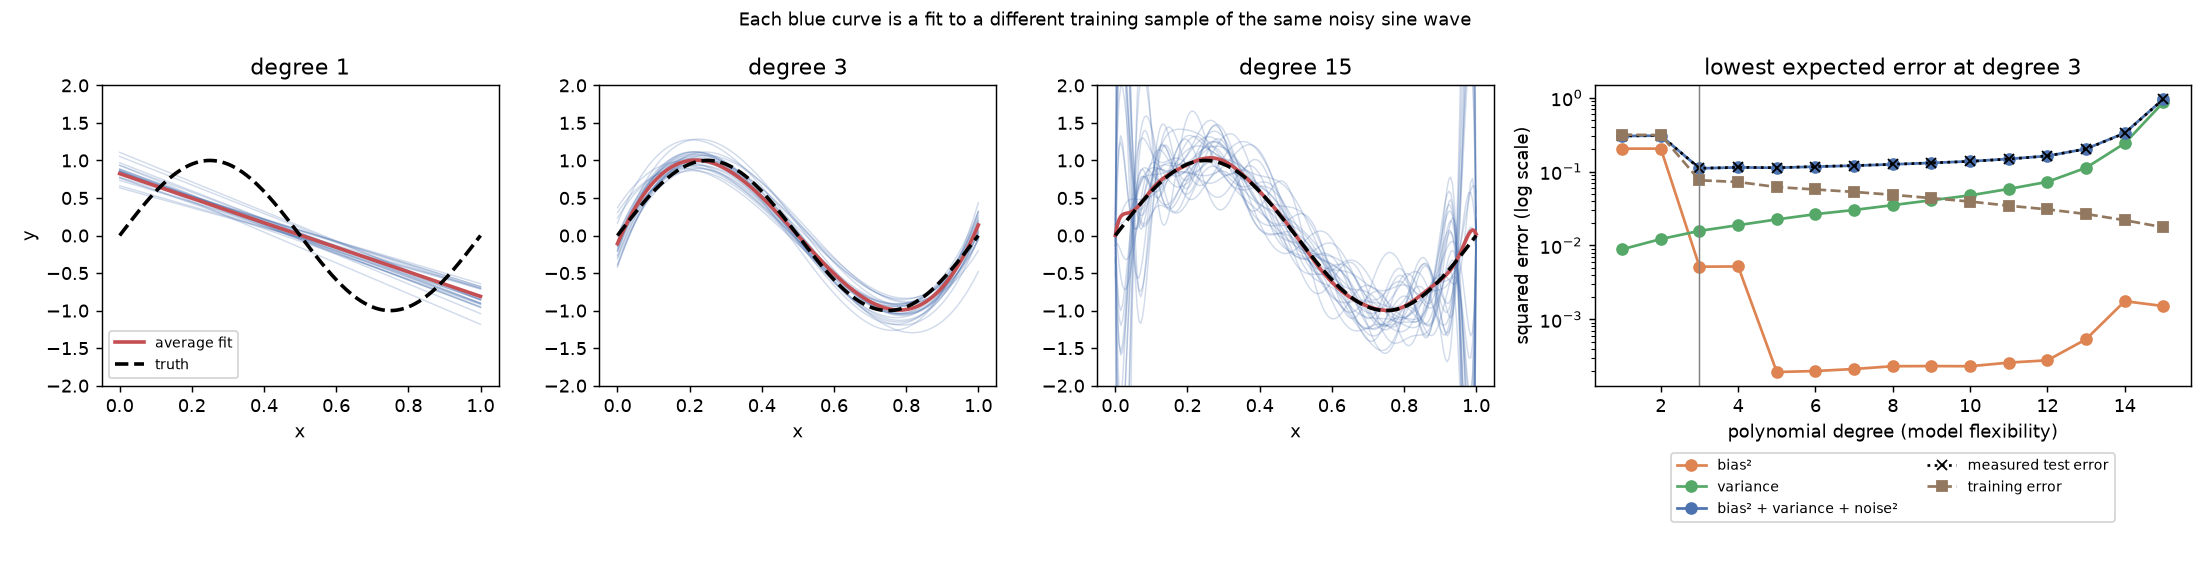

Generate this figure with Python:
"""Bias-variance trade-off measured, not just drawn.

Many independent training sets are drawn from the same noisy curve (same x values, fresh noise each time), a polynomial of each degree is
fitted to every one, and the predictions are compared with the true curve. That gives the three terms
of expected squared error directly:

    expected test error = bias^2 + variance + noise^2

* bias^2   how far the *average* fitted curve is from the truth (a model too simple to bend enough)
* variance how much the fitted curve changes from one training set to the next (a model too flexible)
* noise^2  the part no model can remove
"""

from dataclasses import dataclass

import matplotlib

matplotlib.use("Agg")
import matplotlib.pyplot as plt
import numpy as np

NOISE = 0.3


def truth(x: np.ndarray) -> np.ndarray:
    return np.sin(2 * np.pi * x)


@dataclass
class Result:
    degrees: list[int]
    bias2: np.ndarray
    variance: np.ndarray
    noise2: float
    train_mse: np.ndarray
    test_mse: np.ndarray  # measured against fresh noisy targets, independent of the decomposition
    grid: np.ndarray
    predictions: dict[int, np.ndarray]  # degree -> (n_datasets, n_grid) fitted curves

    @property
    def expected_error(self) -> np.ndarray:
        return self.bias2 + self.variance + self.noise2


def simulate(
    degrees: list[int] | None = None,
    n_train: int = 20,
    n_datasets: int = 300,
    noise: float = NOISE,
    seed: int = 0,
) -> Result:
    degrees = degrees or list(range(1, 16))
    rng = np.random.default_rng(seed)
    grid = np.linspace(0, 1, 200)
    x = np.linspace(0, 1, n_train)  # fixed design: only the noise changes between datasets, and no fit has to extrapolate
    preds = {d: np.empty((n_datasets, grid.size)) for d in degrees}
    train_err = {d: np.empty(n_datasets) for d in degrees}
    test_err = {d: np.empty(n_datasets) for d in degrees}
    for i in range(n_datasets):
        y = truth(x) + rng.normal(0, noise, n_train)
        fresh_y = truth(grid) + rng.normal(0, noise, grid.size)  # a new noisy test sample for this dataset
        for d in degrees:
            fit = np.polynomial.Polynomial.fit(x, y, d)  # fits on a rescaled domain, so degree 12 stays stable
            preds[d][i] = fit(grid)
            train_err[d][i] = np.mean((fit(x) - y) ** 2)
            test_err[d][i] = np.mean((preds[d][i] - fresh_y) ** 2)
    mean_pred = {d: preds[d].mean(axis=0) for d in degrees}
    return Result(
        degrees=degrees,
        bias2=np.array([np.mean((mean_pred[d] - truth(grid)) ** 2) for d in degrees]),
        variance=np.array([np.mean(preds[d].var(axis=0)) for d in degrees]),
        noise2=noise**2,
        train_mse=np.array([train_err[d].mean() for d in degrees]),
        test_mse=np.array([test_err[d].mean() for d in degrees]),
        grid=grid,
        predictions=preds,
    )


def plot(result: Result, path: str, show_degrees: tuple[int, ...] = (1, 3, 15)) -> None:
    fig, axes = plt.subplots(1, 4, figsize=(17, 4.4), gridspec_kw={"width_ratios": [1, 1, 1, 1.5]})
    for ax, d in zip(axes[:3], show_degrees, strict=True):
        curves = result.predictions[d]
        for curve in curves[:25]:
            ax.plot(result.grid, curve, color="#4c72b0", alpha=0.25, linewidth=0.8)
        ax.plot(result.grid, curves.mean(axis=0), color="#c44e52", linewidth=2, label="average fit")
        ax.plot(result.grid, truth(result.grid), color="black", linewidth=2, linestyle="--", label="truth")
        ax.set_ylim(-2, 2)
        ax.set_title(f"degree {d}")
        ax.set_xlabel("x")
    axes[0].set_ylabel("y")
    axes[0].legend(loc="lower left", fontsize=8)
    ax = axes[3]
    ax.plot(result.degrees, result.bias2, marker="o", label="bias²", color="#dd8452")
    ax.plot(result.degrees, result.variance, marker="o", label="variance", color="#55a868")
    ax.plot(result.degrees, result.expected_error, marker="o", label="bias² + variance + noise²", color="#4c72b0")
    ax.plot(result.degrees, result.test_mse, marker="x", linestyle=":", label="measured test error", color="black")
    ax.plot(result.degrees, result.train_mse, marker="s", linestyle="--", label="training error", color="#937860")
    best = result.degrees[int(np.argmin(result.expected_error))]
    ax.axvline(best, color="grey", linewidth=0.8)
    ax.set_yscale("log")
    ax.set_xlabel("polynomial degree (model flexibility)")
    ax.set_ylabel("squared error (log scale)")
    ax.set_title(f"lowest expected error at degree {best}")
    ax.legend(fontsize=8, loc="upper center", bbox_to_anchor=(0.5, -0.2), ncol=2)
    fig.suptitle("Each blue curve is a fit to a different training sample of the same noisy sine wave", fontsize=10)
    fig.tight_layout()
    fig.savefig(path, dpi=130)
    plt.close(fig)


def summary(result: Result) -> str:
    lines = ["degree   bias²   variance   noise²   expected   measured   train"]
    for i, d in enumerate(result.degrees):
        lines.append(
            f"{d:>6} {result.bias2[i]:7.3f} {result.variance[i]:10.3f} {result.noise2:8.3f} "
            f"{result.expected_error[i]:10.3f} {result.test_mse[i]:10.3f} {result.train_mse[i]:7.3f}"
        )
    return "\n".join(lines)


if __name__ == "__main__":
    res = simulate()
    print(summary(res))
    plot(res, "bias_variance.png")
    print("wrote bias_variance.png")
